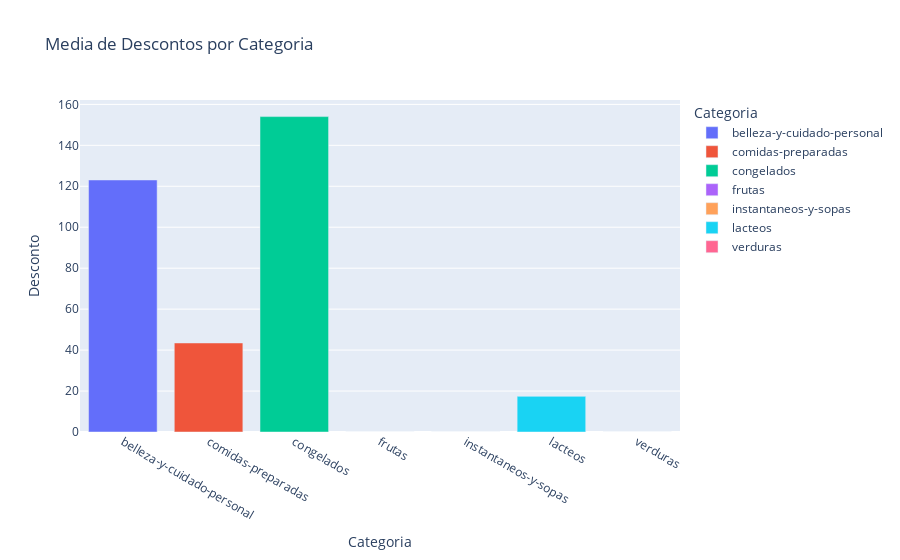

The cell this chart's notebook holds for it:
### Markdown cell above
# 4 - Plote um gráfico de barras onde temos a média de descontos por categoria.

### Code cell
# Seu código aqui
# df.loc[df['Desconto'] > 0]
dados_media_descontos_por_categoria = df.groupby('Categoria')['Desconto'].mean().reset_index()
# dados_media_descontos_por_categoria.loc[dados_media_descontos_por_categoria['Desconto'] > 0]

fig = px.bar(dados_media_descontos_por_categoria, x='Categoria', y='Desconto', color='Categoria', title='Media de Descontos por Categoria', height=500)

fig.show()

### Figure 1 — Plotly figure (JSON) as saved in the notebook; plotly's stock layout.template omitted (floating-point values rounded to 4 significant figures)
{"data": [{"alignmentgroup": "True", "hovertemplate": "Categoria=%{x}<br>Desconto=%{y}<extra></extra>", "legendgroup": "belleza-y-cuidado-personal", "marker": {"color": "#636efa", "pattern": {"shape": ""}}, "name": "belleza-y-cuidado-personal", "offsetgroup": "belleza-y-cuidado-personal", "orientation": "v", "showlegend": true, "textposition": "auto", "type": "bar", "x": ["belleza-y-cuidado-personal"], "xaxis": "x", "y": [123.1], "yaxis": "y"}, {"alignmentgroup": "True", "hovertemplate": "Categoria=%{x}<br>Desconto=%{y}<extra></extra>", "legendgroup": "comidas-preparadas", "marker": {"color": "#EF553B", "pattern": {"shape": ""}}, "name": "comidas-preparadas", "offsetgroup": "comidas-preparadas", "orientation": "v", "showlegend": true, "textposition": "auto", "type": "bar", "x": ["comidas-preparadas"], "xaxis": "x", "y": [43.48], "yaxis": "y"}, {"alignmentgroup": "True", "hovertemplate": "Categoria=%{x}<br>Desconto=%{y}<extra></extra>", "legendgroup": "congelados", "marker": {"color": "#00cc96", "pattern": {"shape": ""}}, "name": "congelados", "offsetgroup": "congelados", "orientation": "v", "showlegend": true, "textposition": "auto", "type": "bar", "x": ["congelados"], "xaxis": "x", "y": [154.0], "yaxis": "y"}, {"alignmentgroup": "True", "hovertemplate": "Categoria=%{x}<br>Desconto=%{y}<extra></extra>", "legendgroup": "frutas", "marker": {"color": "#ab63fa", "pattern": {"shape": ""}}, "name": "frutas", "offsetgroup": "frutas", "orientation": "v", "showlegend": true, "textposition": "auto", "type": "bar", "x": ["frutas"], "xaxis": "x", "y": [0], "yaxis": "y"}, {"alignmentgroup": "True", "hovertemplate": "Categoria=%{x}<br>Desconto=%{y}<extra></extra>", "legendgroup": "instantaneos-y-sopas", "marker": {"color": "#FFA15A", "pattern": {"shape": ""}}, "name": "instantaneos-y-sopas", "offsetgroup": "instantaneos-y-sopas", "orientation": "v", "showlegend": true, "textposition": "auto", "type": "bar", "x": ["instantaneos-y-sopas"], "xaxis": "x", "y": [0], "yaxis": "y"}, {"alignmentgroup": "True", "hovertemplate": "Categoria=%{x}<br>Desconto=%{y}<extra></extra>", "legendgroup": "lacteos", "marker": {"color": "#19d3f3", "pattern": {"shape": ""}}, "name": "lacteos", "offsetgroup": "lacteos", "orientation": "v", "showlegend": true, "textposition": "auto", "type": "bar", "x": ["lacteos"], "xaxis": "x", "y": [17.41], "yaxis": "y"}, {"alignmentgroup": "True", "hovertemplate": "Categoria=%{x}<br>Desconto=%{y}<extra></extra>", "legendgroup": "verduras", "marker": {"color": "#FF6692", "pattern": {"shape": ""}}, "name": "verduras", "offsetgroup": "verduras", "orientation": "v", "showlegend": true, "textposition": "auto", "type": "bar", "x": ["verduras"], "xaxis": "x", "y": [0], "yaxis": "y"}], "layout": {"autosize": true, "barmode": "relative", "legend": {"title": {"text": "Categoria"}, "tracegroupgap": 0}, "title": {"text": "Media de Descontos por Categoria"}, "xaxis": {"anchor": "y", "autorange": true, "categoryarray": ["belleza-y-cuidado-personal", "comidas-preparadas", "congelados", "frutas", "instantaneos-y-sopas", "lacteos", "verduras"], "categoryorder": "array", "domain": [0, 1], "range": [-0.5, 6.5], "title": {"text": "Categoria"}, "type": "category"}, "yaxis": {"anchor": "x", "autorange": true, "domain": [0, 1], "range": [0, 162.1], "title": {"text": "Desconto"}, "type": "linear"}}}
